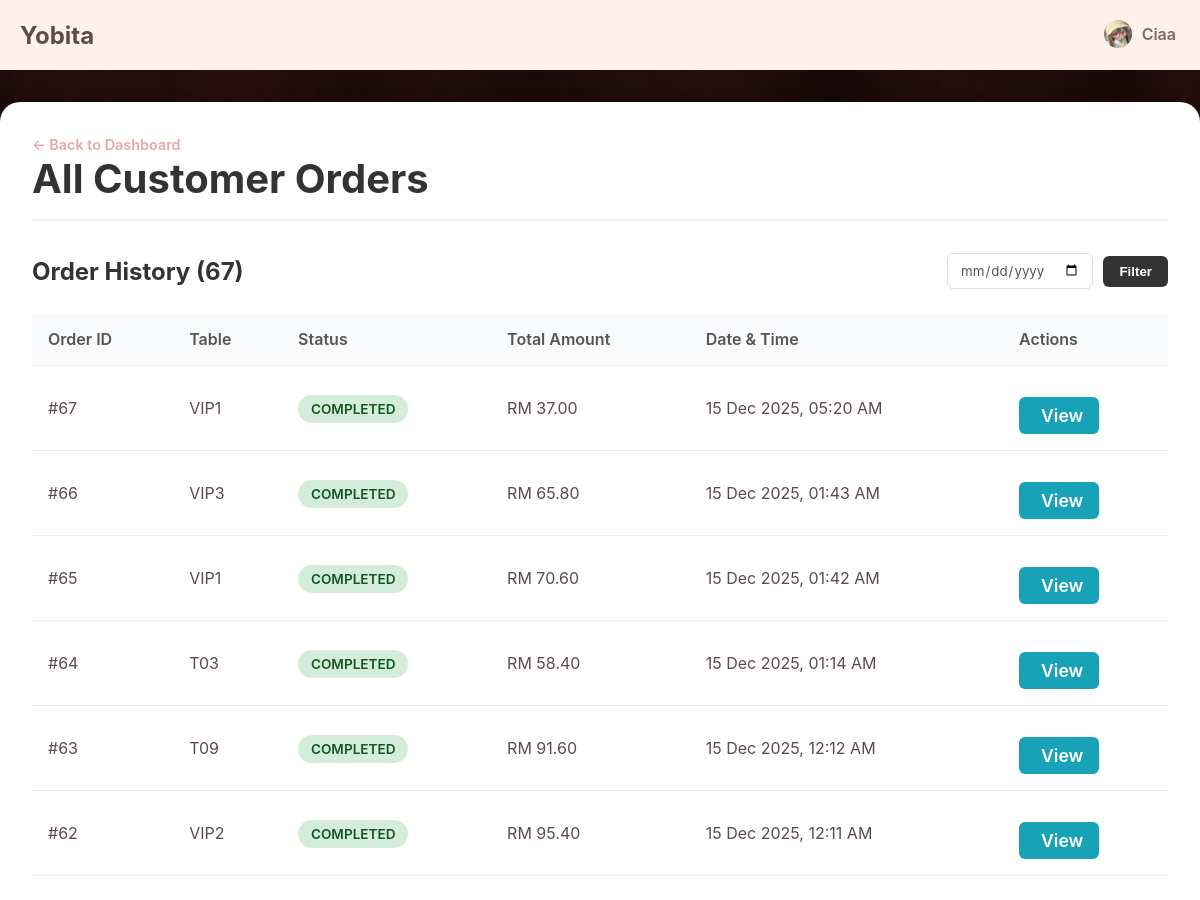
Page /admin/viewOrder.php (signed in, upper part) on the earlier database version.
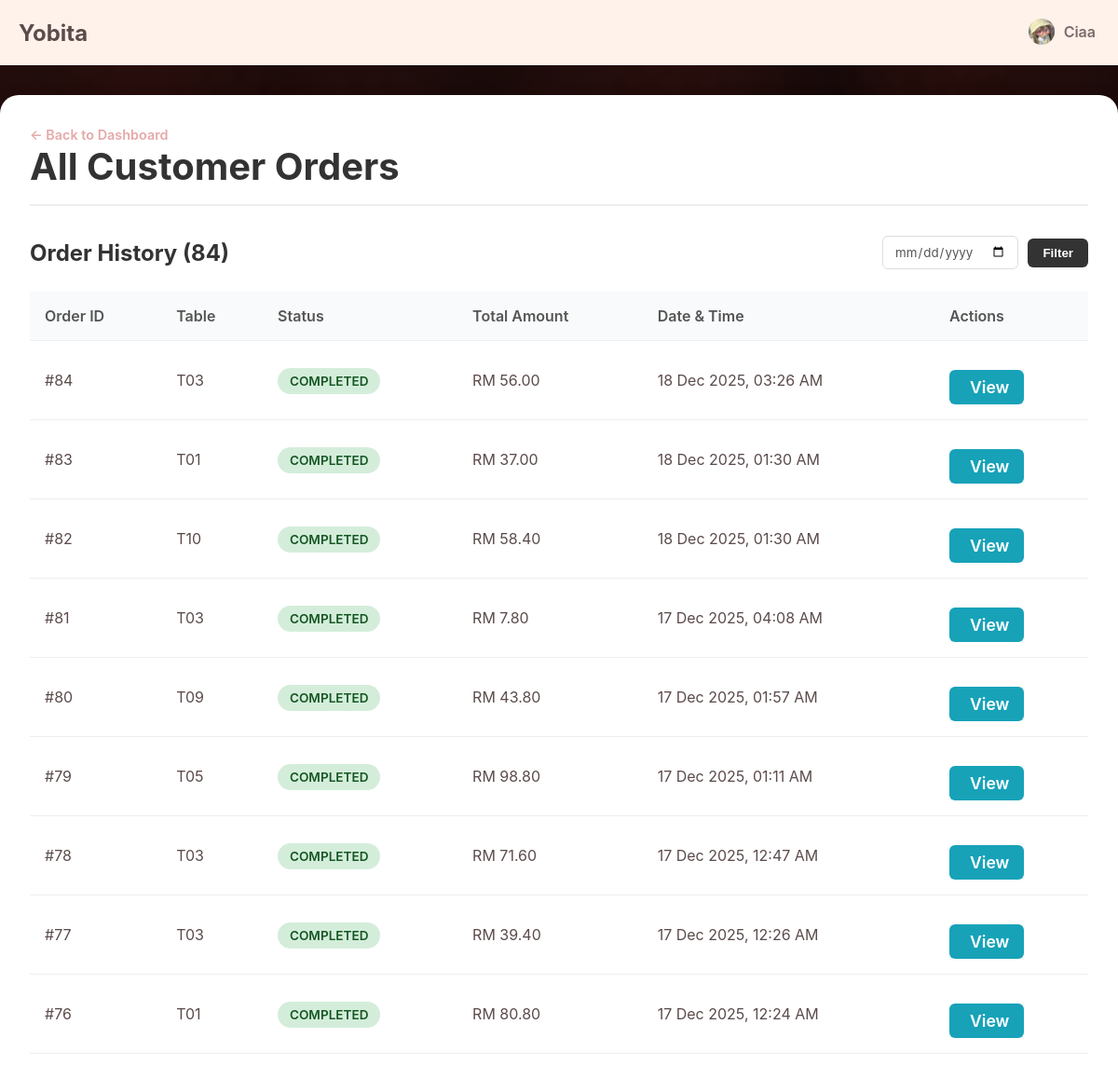
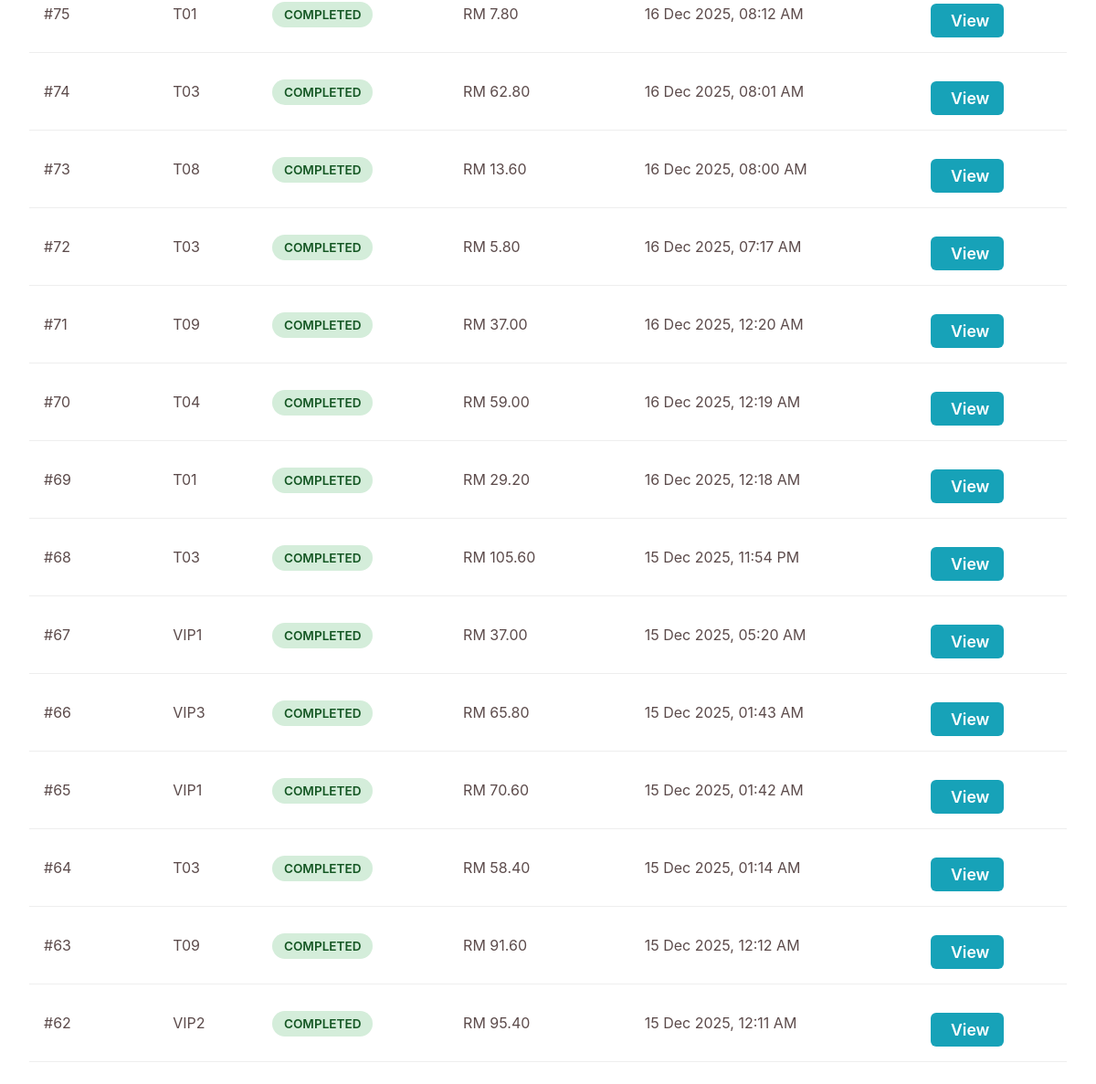
Same page on the later database version (2 pictures, top to bottom).
### tables this page shows
CREATE TABLE `orders` (
  `id` int(10) UNSIGNED NOT NULL,
  `table_id` int(10) UNSIGNED NOT NULL,
  `user_id` int(10) UNSIGNED NOT NULL,
  `status` enum('pending','prepared','completed','cancelled') NOT NULL DEFAULT 'pending',
  `total_amount` decimal(10,2) DEFAULT 0.00,
  `created_at` timestamp NOT NULL DEFAULT current_timestamp(),
  `updated_at` timestamp NOT NULL DEFAULT current_timestamp() ON UPDATE current_timestamp()
);

CREATE TABLE `dining_tables` (
  `id` int(10) UNSIGNED NOT NULL,
  `table_number` varchar(10) NOT NULL,
  `capacity` int(11) NOT NULL DEFAULT 4,
  `status` enum('available','occupied','reserved') NOT NULL DEFAULT 'available'
);

### admin/viewOrder.php (the view, shortened to what this page needs)
<?php
require_once '../connection.php';
$basePath = "../";
include '../_header.php';
$filter_date = isset($_GET['filter_date']) ? $_GET['filter_date'] : '';
try {
    $sql = "SELECT
                o.id,
                o.status,
                o.total_amount,
                o.created_at,
                dt.table_number
            FROM orders o
            JOIN dining_tables dt ON o.table_id = dt.id";
    $params = [];
    $sql .= " ORDER BY o.created_at DESC";
    $stmt = $pdo->prepare($sql);
    $stmt->execute($params);
    $orders = $stmt->fetchAll();
} catch (PDOException $e) {
    $orders = [];
    $message = "Error fetching orders: " . $e->getMessage();
    $message_type = "error";
}
$status_classes = [
    'pending' => 'status-pending',
    'completed' => 'status-completed',
    'cancelled' => 'status-cancelled'
];
?>
<link rel="stylesheet" href="<?php echo $basePath; ?>css/viewOrders.css">
<main class="main-wrapper">
    <div class="admin-container">
        <a href="dashboard.php" class="back-link">← Back to Dashboard</a>
        <div class="page-header">
            <h1>All Customer Orders</h1>
        </div>
        <div class="orders-list-section">
            <div class="header-flex">
                <h2 class="section-title">Order History (<?php echo count($orders); ?>)</h2>
                <form method="GET" class="filter-form">
                    <div class="filter-group">
                        <input type="date" name="filter_date" value="<?php echo htmlspecialchars($filter_date); ?>" class="date-input">
                        <button type="submit" class="filter-btn">Filter</button>
                    </div>
                </form>
            </div>
            <div class="table-responsive">
                <table>
                    <thead>
                        <tr>
                            <th>Order ID</th>
                            <th>Table</th>
                            <th>Status</th>
                            <th>Total Amount</th>
                            <th>Date & Time</th>
                            <th>Actions</th>
                        </tr>
                    </thead>
                    <tbody>
                        <?php if (empty($orders)): ?>
                            <tr>
                                <td colspan="6" style="text-align:center; padding: 30px;">
                                    No orders found<?php echo !empty($filter_date) ? " for this date." : "."; ?>
                                </td>
                            </tr>
                        <?php else: ?>
                            <?php foreach ($orders as $order): ?>
                                <tr>
                                    <td data-label="Order ID">#<?php echo htmlspecialchars($order['id']); ?></td>
                                    <td data-label="Table"><?php echo htmlspecialchars($order['table_number']); ?></td>
                                    <td data-label="Status">
                                        <span class="status-badge <?php echo $status_classes[$order['status']] ?? ''; ?>">
                                            <?php echo htmlspecialchars(ucfirst($order['status'])); ?>
                                        </span>
                                    </td>
                                    <td data-label="Total Amount">RM <?php echo number_format($order['total_amount'], 2); ?></td>
                                    <td data-label="Date & Time"><?php echo date("d M Y, h:i A", strtotime($order['created_at'])); ?></td>
                                    <td class="actions-cell" data-label="Actions">
                                        <a href="orderDetail.php?id=<?php echo $order['id']; ?>" class="action-btn view-btn">
                                            <ion-icon name="eye-outline"></ion-icon> View
                                        </a>
                                    </td>
                                </tr>
                            <?php endforeach; ?>
                        <?php endif; ?>
                    </tbody>
                </table>
            </div>
        </div>
    </div>
</main>

Differences in the rows shown:
added orders: id "84", table.table_number "T03", status "COMPLETED", total_amount "56.00", created_at "18 Dec 2025, 03:26 AM"
added orders: id "83", table.table_number "T01", status "COMPLETED", total_amount "37.00", created_at "18 Dec 2025, 01:30 AM"
added orders: id "82", table.table_number "T10", status "COMPLETED", total_amount "58.40", created_at "18 Dec 2025, 01:30 AM"
added orders: id "81", table.table_number "T03", status "COMPLETED", total_amount "7.80", created_at "17 Dec 2025, 04:08 AM"
added orders: id "80", table.table_number "T09", status "COMPLETED", total_amount "43.80", created_at "17 Dec 2025, 01:57 AM"
added orders: id "79", table.table_number "T05", status "COMPLETED", total_amount "98.80", created_at "17 Dec 2025, 01:11 AM"
added orders: id "78", table.table_number "T03", status "COMPLETED", total_amount "71.60", created_at "17 Dec 2025, 12:47 AM"
added orders: id "77", table.table_number "T03", status "COMPLETED", total_amount "39.40", created_at "17 Dec 2025, 12:26 AM"
added orders: id "76", table.table_number "T01", status "COMPLETED", total_amount "80.80", created_at "17 Dec 2025, 12:24 AM"
added orders: id "75", table.table_number "T01", status "COMPLETED", total_amount "7.80", created_at "16 Dec 2025, 08:12 AM"
added orders: id "74", table.table_number "T03", status "COMPLETED", total_amount "62.80", created_at "16 Dec 2025, 08:01 AM"
added orders: id "73", table.table_number "T08", status "COMPLETED", total_amount "13.60", created_at "16 Dec 2025, 08:00 AM"
added orders: id "72", table.table_number "T03", status "COMPLETED", total_amount "5.80", created_at "16 Dec 2025, 07:17 AM"
added orders: id "71", table.table_number "T09", status "COMPLETED", total_amount "37.00", created_at "16 Dec 2025, 12:20 AM"
added orders: id "70", table.table_number "T04", status "COMPLETED", total_amount "59.00", created_at "16 Dec 2025, 12:19 AM"
added orders: id "69", table.table_number "T01", status "COMPLETED", total_amount "29.20", created_at "16 Dec 2025, 12:18 AM"
added orders: id "68", table.table_number "T03", status "COMPLETED", total_amount "105.60", created_at "15 Dec 2025, 11:54 PM"
Other differences:
count($orders): "67" → "84"
